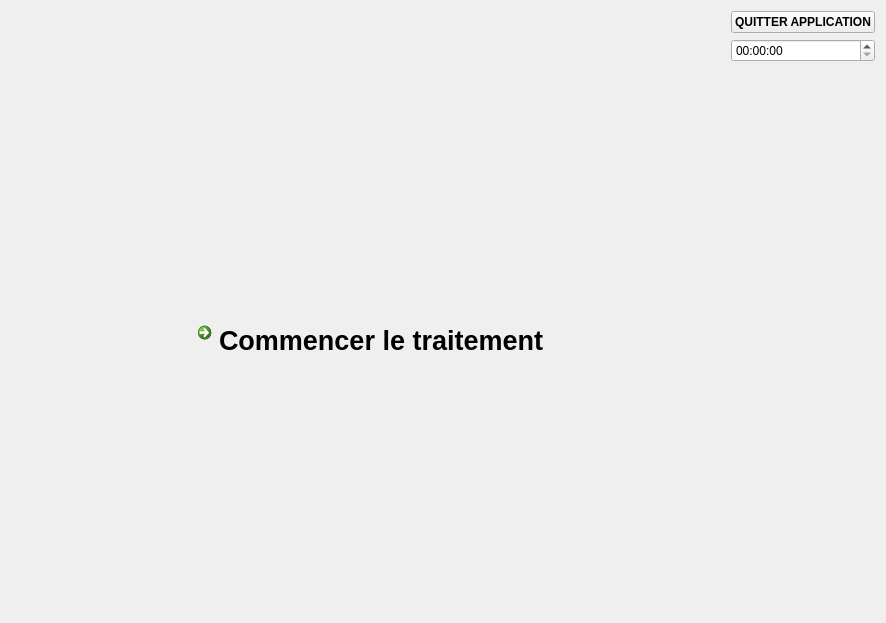
<?xml version="1.0" encoding="UTF-8"?>
<ui version="4.0">
 <class>accueil</class>
 <widget class="QWidget" name="accueil">
  <property name="geometry">
   <rect>
    <x>0</x>
    <y>0</y>
    <width>886</width>
    <height>623</height>
   </rect>
  </property>
  <property name="windowTitle">
   <string>Accueil</string>
  </property>
  <layout class="QGridLayout" name="gridLayout">
   <item row="3" column="1">
    <spacer name="verticalSpacer">
     <property name="orientation">
      <enum>Qt::Vertical</enum>
     </property>
     <property name="sizeHint" stdset="0">
      <size>
       <width>20</width>
       <height>50</height>
      </size>
     </property>
    </spacer>
   </item>
   <item row="1" column="2">
    <spacer name="horizontalSpacer">
     <property name="orientation">
      <enum>Qt::Horizontal</enum>
     </property>
     <property name="sizeHint" stdset="0">
      <size>
       <width>40</width>
       <height>20</height>
      </size>
     </property>
    </spacer>
   </item>
   <item row="4" column="0">
    <spacer name="horizontalSpacer_2">
     <property name="orientation">
      <enum>Qt::Horizontal</enum>
     </property>
     <property name="sizeHint" stdset="0">
      <size>
       <width>40</width>
       <height>20</height>
      </size>
     </property>
    </spacer>
   </item>
   <item row="4" column="1">
    <widget class="QCommandLinkButton" name="link_commencer">
     <property name="font">
      <font>
       <family>Segoe UI</family>
       <pointsize>20</pointsize>
      </font>
     </property>
     <property name="cursor">
      <cursorShape>PointingHandCursor</cursorShape>
     </property>
     <property name="text">
      <string>Commencer le traitement</string>
     </property>
     <property name="iconSize">
      <size>
       <width>30</width>
       <height>30</height>
      </size>
     </property>
    </widget>
   </item>
   <item row="0" column="5">
    <widget class="QPushButton" name="bouton_quit_app">
     <property name="font">
      <font>
       <weight>75</weight>
       <bold>true</bold>
      </font>
     </property>
     <property name="cursor">
      <cursorShape>PointingHandCursor</cursorShape>
     </property>
     <property name="text">
      <string>QUITTER APPLICATION</string>
     </property>
    </widget>
   </item>
   <item row="1" column="5">
    <widget class="QTimeEdit" name="timeEdit"/>
   </item>
   <item row="5" column="1">
    <spacer name="verticalSpacer_2">
     <property name="orientation">
      <enum>Qt::Vertical</enum>
     </property>
     <property name="sizeHint" stdset="0">
      <size>
       <width>20</width>
       <height>40</height>
      </size>
     </property>
    </spacer>
   </item>
  </layout>
 </widget>
 <resources/>
 <connections>
  <connection>
   <sender>link_commencer</sender>
   <signal>clicked()</signal>
   <receiver>accueil</receiver>
   <slot>close()</slot>
   <hints>
    <hint type="sourcelabel">
     <x>453</x>
     <y>585</y>
    </hint>
    <hint type="destinationlabel">
     <x>442</x>
     <y>311</y>
    </hint>
   </hints>
  </connection>
  <connection>
   <sender>bouton_quit_app</sender>
   <signal>clicked()</signal>
   <receiver>accueil</receiver>
   <slot>close()</slot>
   <hints>
    <hint type="sourcelabel">
     <x>809</x>
     <y>20</y>
    </hint>
    <hint type="destinationlabel">
     <x>442</x>
     <y>311</y>
    </hint>
   </hints>
  </connection>
 </connections>
</ui>
